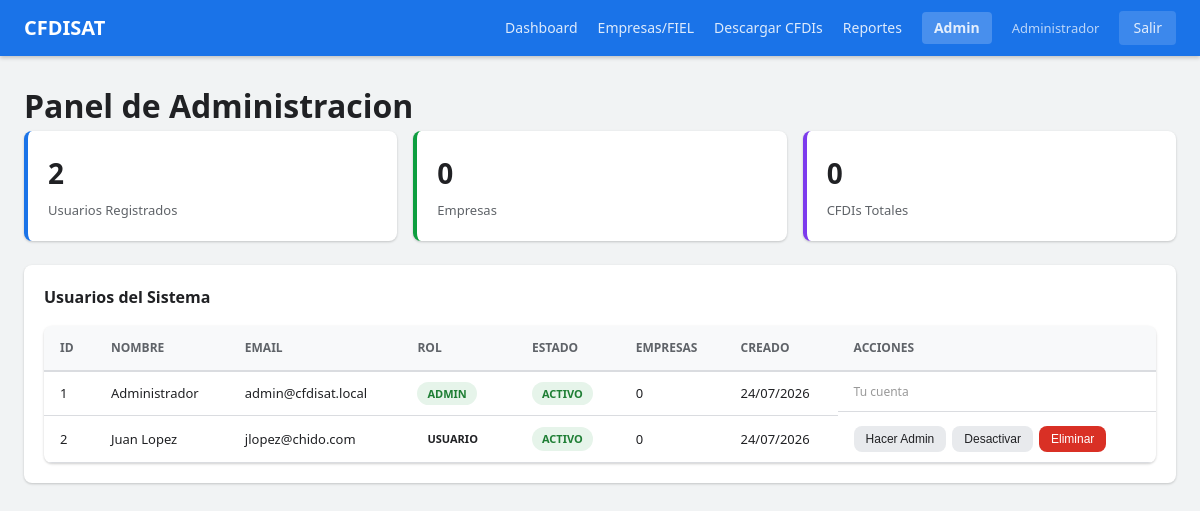
The page /admin (signed in) on the database its author committed.
### app/models.py (models this page shows, shortened)
class User(UserMixin, db.Model):
    __tablename__ = 'users'
    id = db.Column(db.Integer, primary_key=True)
    email = db.Column(db.String(120), unique=True, nullable=False)
    password_hash = db.Column(db.String(256), nullable=False)
    nombre = db.Column(db.String(200), nullable=False)
    is_admin = db.Column(db.Boolean, default=False)
    activo = db.Column(db.Boolean, default=True)
    created_at = db.Column(db.DateTime, default=datetime.utcnow)
    empresas = db.relationship('Empresa', backref='owner', lazy=True, cascade='all, delete-orphan')

### app/admin.py (the view)
@admin_bp.route('/admin')
@login_required
@admin_required
def index():
    users = User.query.all()
    total_empresas = Empresa.query.count()
    total_cfdis = CFDI.query.count()
    return render_template('admin/index.html',
                         users=users,
                         total_empresas=total_empresas,
                         total_cfdis=total_cfdis)

### app/admin.py (called while the page is built)
def admin_required(f):
    from functools import wraps
    @wraps(f)
    def decorated(*args, **kwargs):
        if not current_user.is_authenticated or not current_user.is_admin:
            flash('No tienes permisos de administrador.', 'error')
            return redirect(url_for('dashboard.index'))
        return f(*args, **kwargs)
    return decorated

### app/models.py (called while the page is built)
@login_manager.user_loader
def load_user(user_id):
    return User.query.get(int(user_id))

### app/templates/admin/index.html (shortened to what this page needs)
{% extends "base.html" %}
{% block content %}
<h1>Panel de Administracion</h1>
<div class="stats-grid">
    <div class="stat-card stat-blue">
        <div class="stat-number">{{ users|length }}</div>
        <div class="stat-label">Usuarios Registrados</div>
    </div>
    <div class="stat-card stat-green">
        <div class="stat-number">{{ total_empresas }}</div>
        <div class="stat-label">Empresas</div>
    </div>
    <div class="stat-card stat-purple">
        <div class="stat-number">{{ total_cfdis }}</div>
        <div class="stat-label">CFDIs Totales</div>
    </div>
</div>
<div class="panel">
    <h3>Usuarios del Sistema</h3>
    <table class="table">
        <thead>
            <tr>
                <th>ID</th>
                <th>Nombre</th>
                <th>Email</th>
                <th>Rol</th>
                <th>Estado</th>
                <th>Empresas</th>
                <th>Creado</th>
                <th>Acciones</th>
            </tr>
        </thead>
        <tbody>
            {% for user in users %}
            <tr>
                <td>{{ user.id }}</td>
                <td>{{ user.nombre }}</td>
                <td>{{ user.email }}</td>
                <td>
                    <span class="badge badge-{{ 'success' if user.is_admin else 'info' }}">
                        {{ 'Admin' if user.is_admin else 'Usuario' }}
                    </span>
                </td>
                <td>
                    <span class="badge badge-{{ 'success' if user.activo else 'error' }}">
                        {{ 'Activo' if user.activo else 'Inactivo' }}
                    </span>
                </td>
                <td>{{ user.empresas|length }}</td>
                <td>{{ user.created_at.strftime('%d/%m/%Y') }}</td>
                <td class="actions">
                    {% if user.id != current_user.id %}
                    <form method="POST" action="{{ url_for('admin.hacer_admin', user_id=user.id) }}" style="display:inline">
                        <button type="submit" class="btn btn-small btn-secondary">
                            {{ 'Quitar Admin' if user.is_admin else 'Hacer Admin' }}
                        </button>
                    </form>
                    <form method="POST" action="{{ url_for('admin.toggle_usuario', user_id=user.id) }}" style="display:inline">
                        <button type="submit" class="btn btn-small btn-secondary">
                            {{ 'Desactivar' if user.activo else 'Activar' }}
                        </button>
                    </form>
                    <form method="POST" action="{{ url_for('admin.eliminar_usuario', user_id=user.id) }}" style="display:inline"
                          onsubmit="return confirm('ELIMINAR a {{ user.email }}? Se borraran TODAS sus empresas, CFDIs y archivos FIEL permanentemente.')">
                        <button type="submit" class="btn btn-small btn-danger">Eliminar</button>
                    </form>
                    {% else %}
                    <span style="color:#999;font-size:12px">Tu cuenta</span>
                    {% endif %}
                </td>
            </tr>
            {% endfor %}
        </tbody>
    </table>
</div>
{% endblock %}

### app/templates/base.html (shortened to what this page needs)
<!DOCTYPE html>
<html lang="es">
<head>
    <link rel="stylesheet" href="{{ url_for('static', filename='css/style.css') }}">
</head>
<body>
    {% if current_user.is_authenticated %}
    <nav class="navbar">
        <div class="nav-brand">
            <a href="{{ url_for('dashboard.index') }}">CFDISAT</a>
        </div>
        <div class="nav-links">
            <a href="{{ url_for('dashboard.index') }}">Dashboard</a>
            <a href="{{ url_for('fiel.configurar_fiel') }}">Empresas/FIEL</a>
            <a href="{{ url_for('sat.descargar_cfdi') }}">Descargar CFDIs</a>
            <a href="{{ url_for('reportes.index') }}">Reportes</a>
            {% if current_user.is_admin %}
            <a href="{{ url_for('admin.index') }}" class="nav-admin">Admin</a>
            {% endif %}
            <span class="nav-user">{{ current_user.nombre }}</span>
            <a href="{{ url_for('auth.logout') }}" class="btn-logout">Salir</a>
        </div>
    </nav>
    {% endif %}
    <main class="container">
        {% block content %}{% endblock %}
    </main>
</body>
</html>

### app/static/css/style.css (style rules this page uses)
* { margin: 0; padding: 0; box-sizing: border-box; }
:root { --primary: #1a73e8; --primary-dark: #1557b0; --success: #0d9e3f; --danger: #d93025; --warning: #f9ab00; --bg: #f1f3f4; --card-bg: #ffffff; --text: #202124; --text-light: #5f6368; --border: #dadce0; --shadow: 0 1px 3px rgba(0,0,0,0.12), 0 1px 2px rgba(0,0,0,0.08); --radius: 8px; }
body { font-family: 'Segoe UI', system-ui, -apple-system, sans-serif; background: var(--bg); color: var(--text); line-height: 1.6; }
.navbar { display: flex; align-items: center; justify-content: space-between; background: var(--primary); color: #fff; padding: 0 24px; height: 56px; box-shadow: 0 2px 4px rgba(0,0,0,0.2); }
.nav-brand a { color: #fff; font-size: 20px; font-weight: 700; text-decoration: none; }
.nav-links { display: flex; align-items: center; gap: 20px; }
.nav-links a { color: rgba(255,255,255,0.85); text-decoration: none; font-size: 14px; transition: color 0.2s; }
.nav-user { color: rgba(255,255,255,0.7); font-size: 13px; }
.btn-logout { background: rgba(255,255,255,0.15); padding: 6px 14px; border-radius: 4px; }
.nav-admin { background: rgba(255,255,255,0.2); padding: 5px 12px; border-radius: 4px; font-weight: 600; }
.container { max-width: 1200px; margin: 0 auto; padding: 24px; }
.btn { display: inline-block; padding: 10px 20px; border: none; border-radius: var(--radius); font-size: 14px; font-weight: 500; cursor: pointer; text-decoration: none; transition: all 0.2s; }
.btn-secondary { background: #e8eaed; color: var(--text); }
.btn-danger { background: var(--danger); color: #fff; }
.btn-small { padding: 6px 12px; font-size: 12px; }
.stats-grid { display: grid; grid-template-columns: repeat(auto-fit, minmax(220px, 1fr)); gap: 16px; margin-bottom: 24px; }
.stat-card { background: var(--card-bg); padding: 20px; border-radius: var(--radius); box-shadow: var(--shadow); border-left: 4px solid var(--primary); }
.stat-card.stat-blue { border-left-color: var(--primary); }
.stat-card.stat-green { border-left-color: var(--success); }
.stat-card.stat-purple { border-left-color: #7c3aed; }
.stat-number { font-size: 28px; font-weight: 700; color: var(--text); }
.stat-label { font-size: 13px; color: var(--text-light); margin-top: 4px; }
.table { width: 100%; border-collapse: collapse; background: var(--card-bg); border-radius: var(--radius); overflow: hidden; box-shadow: var(--shadow); }
.table th { background: #f8f9fa; padding: 12px 16px; text-align: left; font-size: 12px; text-transform: uppercase; color: var(--text-light); border-bottom: 2px solid var(--border); font-weight: 600; }
.table td { padding: 10px 16px; border-bottom: 1px solid var(--border); font-size: 13px; }
.badge { display: inline-block; padding: 3px 10px; border-radius: 12px; font-size: 11px; font-weight: 600; text-transform: uppercase; }
.badge-success { background: #e6f4ea; color: #1e7e34; }
.panel { background: var(--card-bg); border-radius: var(--radius); padding: 20px; box-shadow: var(--shadow); margin-bottom: 24px; }
.panel h3 { margin-bottom: 16px; font-size: 16px; color: var(--text); }
.actions { display: flex; gap: 6px; }

### rows shown on the page
User: nombre "Administrador", id "1", email "admin@cfdisat.local", is_admin "ADMIN", activo "ACTIVO", empresas|length "0", created_at "24/07/2026", shows "Tu cuenta"
User: id "2", nombre "Juan Lopez", email "jlopez@chido.com", is_admin "USUARIO", activo "ACTIVO", empresas|length "0", created_at "24/07/2026", is_admin "Hacer Admin", activo "Desactivar"

### other values the page prints
{{ users|length }} "2"
{{ total_empresas }} "0"
{{ total_cfdis }} "0"
